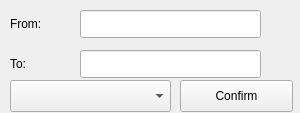
<?xml version="1.0" encoding="UTF-8"?>
<ui version="4.0">
 <class>RoutingForm</class>
 <widget class="QWidget" name="RoutingForm">
  <property name="geometry">
   <rect>
    <x>0</x>
    <y>0</y>
    <width>300</width>
    <height>113</height>
   </rect>
  </property>
  <property name="windowTitle">
   <string>Routing</string>
  </property>
  <widget class="QPushButton" name="pushButton_switch">
   <property name="geometry">
    <rect>
     <x>260</x>
     <y>30</y>
     <width>32</width>
     <height>32</height>
    </rect>
   </property>
   <property name="text">
    <string notr="true"/>
   </property>
   <property name="icon">
    <iconset resource="mainwindow.qrc">
     <normaloff>:/Icons/switch.png</normaloff>:/Icons/switch.png</iconset>
   </property>
   <property name="iconSize">
    <size>
     <width>32</width>
     <height>32</height>
    </size>
   </property>
   <property name="flat">
    <bool>true</bool>
   </property>
  </widget>
  <widget class="QLabel" name="label">
   <property name="geometry">
    <rect>
     <x>10</x>
     <y>10</y>
     <width>91</width>
     <height>28</height>
    </rect>
   </property>
   <property name="text">
    <string>From:</string>
   </property>
  </widget>
  <widget class="QLabel" name="label_2">
   <property name="geometry">
    <rect>
     <x>10</x>
     <y>50</y>
     <width>91</width>
     <height>28</height>
    </rect>
   </property>
   <property name="text">
    <string>To:</string>
   </property>
  </widget>
  <widget class="QLineEdit" name="lineEdit_from">
   <property name="geometry">
    <rect>
     <x>80</x>
     <y>10</y>
     <width>181</width>
     <height>28</height>
    </rect>
   </property>
  </widget>
  <widget class="QLineEdit" name="lineEdit_to">
   <property name="geometry">
    <rect>
     <x>80</x>
     <y>50</y>
     <width>181</width>
     <height>28</height>
    </rect>
   </property>
  </widget>
  <widget class="QPushButton" name="pushButton_confirm">
   <property name="geometry">
    <rect>
     <x>180</x>
     <y>80</y>
     <width>113</width>
     <height>32</height>
    </rect>
   </property>
   <property name="text">
    <string>Confirm</string>
   </property>
  </widget>
  <widget class="QComboBox" name="direct_comboBox">
   <property name="geometry">
    <rect>
     <x>10</x>
     <y>80</y>
     <width>161</width>
     <height>32</height>
    </rect>
   </property>
  </widget>
 </widget>
 <resources>
  <include location="mainwindow.qrc"/>
 </resources>
 <connections/>
</ui>
